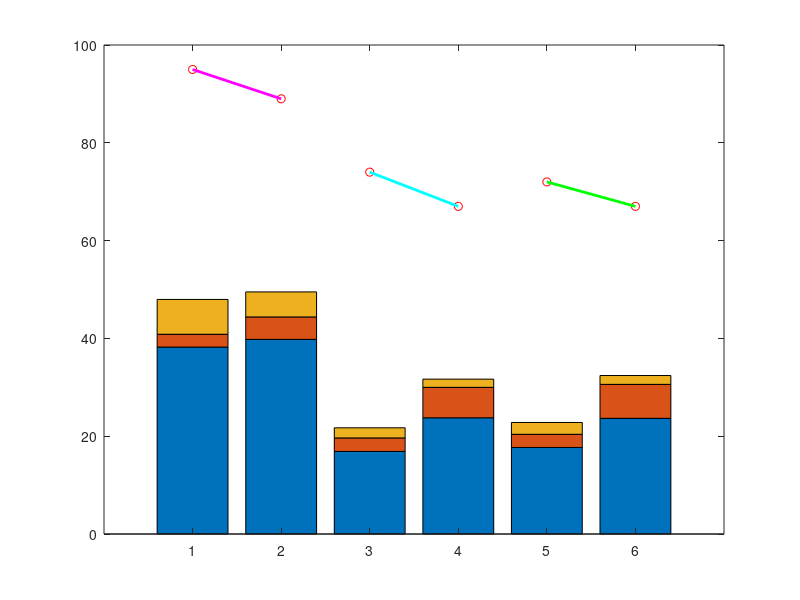

Write MATLAB code to recreate this figure. (Note: this script raises an error after producing the figure.)
%% Stacked Bar Plots / Composition of Reach: Stroke

% K. SUVADA April 2022

%% RTIS 2001 - PARETIC

% RTIS2001 Averages - Paretic Arm
% TR,25R, 50R, TU, 25U, 50U
% Trunk, hand, Shoulder
RT = [38.23 2.62 7.12]; % Hand Trunk Shoulder
R25 = [16.89 2.76 2.07];
R50  =[ 17.70 2.69 2.42];
UT = [39.80 4.59 5.12]; 
U25 = [23.77 6.22 1.68];
U50 = [ 23.66 6.94 1.81];

y = [RT; UT; R25; U25;R50;U50];
%y = [38.22 2.62 7.12;16.89 2.76 2.07; 17.70 17 3.8; 5.9 24 3.8; 4.2 18 2.7; 5.26 24 3.8];
b1 = bar(y,'stacked')
hold on
plot(1,95,'ro-')
plot(2,89,'ro-')
p1 = plot([1 2],[95,89],'m','LineWidth',2)
plot(3,74,'ro-')
plot(4,67,'ro-')
p2= plot([3 4],[74,67],'c','LineWidth',2)
plot(5,72,'ro-')
plot(6,67,'ro-')
p3= plot([5 6],[72,67],'g','LineWidth',2)
hold on
horizontal = yline(50,'--') ; 

%legend('Hand Contribution','Trunk Contribution','Shoulder Contribution',[p1 p2 p3], 'Reaching Distance Table','Reaching Distance 25%','Reaching Distance 50%','FontSize',16)
legend( [p1 p2 p3 b1 horizontal],'Reaching Distance Table','Reaching Distance 25%','Reaching Distance 50%','Hand Contribution','Trunk Contribution','Shoulder Contribution','50% Limb Length','FontSize',16)
ylabel('% Limb Length','FontSize',14)
title('Composition of Reach: RTIS2001-Paretic Limb','FontSize',24)
xticklabels({'Table- Restrained','Table- Unrestrained','25%- Restrained','25%- Unrestrained','50%- Restrained','50%- Unrestrained','FontSize',16})
ylim([0 100])


%% RTIS 2002  PARETIC

% Trunk, hand, Shoulder
RT = [16.97 1.27 4.21]; % Hand Trunk Shoulder
R25 = [7.40 .79 1];
R50  =[7.42 .68 1.27];


UT = [16.68 4.60 3.83]; 
U25 = [4.63 3.39 1.12];
U50 = [4.02 2.07 .66];
RTRD = 72.55;
R25RD = 66.55;
R50RD = 65.56;
UTRD = 77.90;
U25RD = 64.02;
U50RD = 65.24;


y = [RT; UT; R25; U25;R50;U50];
b1 = bar(y,'stacked')
hold on
yline(50,'--')

plot(1,RTRD,'ro-')
plot(2,UTRD,'ro-')
p1 = plot([1 2],[RTRD,UTRD],'m','LineWidth',2)
plot(3,R25RD,'ro-')
plot(4,U25RD,'ro-')
p2= plot([3 4],[R25RD,U25RD],'c','LineWidth',2)
plot(5,R50RD,'ro-')
plot(6,U50RD,'ro-')
p3= plot([5 6],[R50RD,U50RD],'g','LineWidth',2)

%legend('Hand Contribution','Trunk Contribution','Shoulder Contribution',[p1 p2 p3], 'Reaching Distance Table','Reaching Distance 25%','Reaching Distance 50%','FontSize',16)
legend( [p1 p2 p3 b1],'Reaching Distance Table','Reaching Distance 25%','Reaching Distance 50%','Hand Contribution','Trunk Contribution','Shoulder Contribution','50% Limb Length','FontSize',16)
ylabel('% Limb Length','FontSize',14)
title('Composition of Reach: RTIS2002-Paretic Limb','FontSize',24)
xticklabels({'Table- Restrained','Table- Unrestrained','25%- Restrained','25%- Unrestrained','50%- Restrained','50%- Unrestrained','FontSize',16})
ylim([0 100])

%% RTIS2003 Paretic

% Trunk, hand, Shoulder
RT = [37.07 2.88 7.26]; % Hand Trunk Shoulder
R25 = [32.15 2.41 5.42];
R50  =[32.84 3.11 6.00];


UT = [37.37 1.35 8.66]; 
U25 = [34.58 3.77 5.84];
U50 = [36.14 3.46 5.71];
RTRD = 94.35;
R25RD = 90.92;
R50RD =92.00 ;
UTRD = 87.13;
U25RD = 89.02 ;
U50RD =87.54 ;


y = [RT; UT; R25; U25;R50;U50];
b1 = bar(y,'stacked')
hold on
yline(50,'--')

plot(1,RTRD,'ro-')
plot(2,UTRD,'ro-')
p1 = plot([1 2],[RTRD,UTRD],'m','LineWidth',2)
plot(3,R25RD,'ro-')
plot(4,U25RD,'ro-')
p2= plot([3 4],[R25RD,U25RD],'c','LineWidth',2)
plot(5,R50RD,'ro-')
plot(6,U50RD,'ro-')
p3= plot([5 6],[R50RD,U50RD],'g','LineWidth',2)

%legend('Hand Contribution','Trunk Contribution','Shoulder Contribution',[p1 p2 p3], 'Reaching Distance Table','Reaching Distance 25%','Reaching Distance 50%','FontSize',16)
legend( [p1 p2 p3 b1],'Reaching Distance Table','Reaching Distance 25%','Reaching Distance 50%','Hand Contribution','Trunk Contribution','Shoulder Contribution','50% Limb Length','FontSize',16)
ylabel('% Limb Length','FontSize',14)
title('Composition of Reach: RTIS2003-Paretic Limb','FontSize',24)
xticklabels({'Table- Restrained','Table- Unrestrained','25%- Restrained','25%- Unrestrained','50%- Restrained','50%- Unrestrained','FontSize',16})
ylim([0 100])


%% RTIS 2006 PARETIC


% Trunk, hand, Shoulder
RT = [16.99 2.05 6.23]; % Hand Trunk Shoulder
R25 = [13.23 1.35 2.46];
R50  =[10.33 .84 1.33];


UT = [17.80 4.93 6.47]; 
U25 = [12.72 4.31 3.34];
U50 = [11.71 3.28 3.28];
RTRD = 78.06;
R25RD = 74.93;
R50RD = 73.77;
UTRD = 79.59;
U25RD = 71.14 ;
U50RD = 71.59;


y = [RT; UT; R25; U25;R50;U50];
b1 = bar(y,'stacked')
hold on
yline(50,'--')

plot(1,RTRD,'ro-')
plot(2,UTRD,'ro-')
p1 = plot([1 2],[RTRD,UTRD],'m','LineWidth',2)
plot(3,R25RD,'ro-')
plot(4,U25RD,'ro-')
p2= plot([3 4],[R25RD,U25RD],'c','LineWidth',2)
plot(5,R50RD,'ro-')
plot(6,U50RD,'ro-')
p3= plot([5 6],[R50RD,U50RD],'g','LineWidth',2)

%legend('Hand Contribution','Trunk Contribution','Shoulder Contribution',[p1 p2 p3], 'Reaching Distance Table','Reaching Distance 25%','Reaching Distance 50%','FontSize',16)
legend( [p1 p2 p3 b1],'Reaching Distance Table','Reaching Distance 25%','Reaching Distance 50%','Hand Contribution','Trunk Contribution','Shoulder Contribution','50% Limb Length','FontSize',16)
ylabel('% Limb Length','FontSize',14)
title('Composition of Reach: RTIS2006-Paretic Limb','FontSize',24)
xticklabels({'Table- Restrained','Table- Unrestrained','25%- Restrained','25%- Unrestrained','50%- Restrained','50%- Unrestrained','FontSize',16})
ylim([0 100])


%% RTIS 2007 PARETIC
% Trunk, hand, Shoulder
RT = [15.99 2.50 6.94]; % Hand Trunk Shoulder
R25 = [3.85 .36 .84];
R50  =[3.26 .58 .73];


UT = [15.21 2.76 4.89]; 
U25 = [6.01 2.92 2.86];
U50 = [2.92 2.32 1.93];
RTRD = 82.71;
R25RD = 65.93 ;
R50RD = 65.82;
UTRD = 82.85;
U25RD = 67.68 ;
U50RD =65.21 ;


y = [RT; UT; R25; U25;R50;U50];
b1 = bar(y,'stacked')
hold on
yline(50,'--')

plot(1,RTRD,'ro-')
plot(2,UTRD,'ro-')
p1 = plot([1 2],[RTRD,UTRD],'m','LineWidth',2)
plot(3,R25RD,'ro-')
plot(4,U25RD,'ro-')
p2= plot([3 4],[R25RD,U25RD],'c','LineWidth',2)
plot(5,R50RD,'ro-')
plot(6,U50RD,'ro-')
p3= plot([5 6],[R50RD,U50RD],'g','LineWidth',2)

%legend('Hand Contribution','Trunk Contribution','Shoulder Contribution',[p1 p2 p3], 'Reaching Distance Table','Reaching Distance 25%','Reaching Distance 50%','FontSize',16)
legend( [p1 p2 p3 b1],'Reaching Distance Table','Reaching Distance 25%','Reaching Distance 50%','Hand Contribution','Trunk Contribution','Shoulder Contribution','50% Limb Length','FontSize',16)
ylabel('% Limb Length','FontSize',14)
title('Composition of Reach: RTIS2007-Paretic Limb','FontSize',24)
xticklabels({'Table- Restrained','Table- Unrestrained','25%- Restrained','25%- Unrestrained','50%- Restrained','50%- Unrestrained','FontSize',16})
ylim([0 100])
%% RTIS 2008 PARETIC
% Trunk, hand, Shoulder
RT = [29.48 .83 4.53]; % Hand Trunk Shoulder
R25 = [38 2.56 6.02];
R50  =[34.79 2.05 5.84];


UT = [35.39 3.87 5.95]; 
U25 = [37.86 4.86 7.35];
U50 = [39.17 4.62 5.12];
RTRD =99.20;
R25RD = 99.30 ;
R50RD = 99.52;
UTRD = 95.45;
U25RD = 93.56 ;
U50RD =94.19 ;


y = [RT; UT; R25; U25;R50;U50];
b1 = bar(y,'stacked')
hold on
yline(50,'--')

plot(1,RTRD,'ro-')
plot(2,UTRD,'ro-')
p1 = plot([1 2],[RTRD,UTRD],'m','LineWidth',2)
plot(3,R25RD,'ro-')
plot(4,U25RD,'ro-')
p2= plot([3 4],[R25RD,U25RD],'c','LineWidth',2)
plot(5,R50RD,'ro-')
plot(6,U50RD,'ro-')
p3= plot([5 6],[R50RD,U50RD],'g','LineWidth',2)

%legend('Hand Contribution','Trunk Contribution','Shoulder Contribution',[p1 p2 p3], 'Reaching Distance Table','Reaching Distance 25%','Reaching Distance 50%','FontSize',16)
legend( [p1 p2 p3 b1],'Reaching Distance Table','Reaching Distance 25%','Reaching Distance 50%','Hand Contribution','Trunk Contribution','Shoulder Contribution','50% Limb Length','FontSize',16)
ylabel('% Limb Length','FontSize',14)
title('Composition of Reach: RTIS2008-Paretic Limb','FontSize',24)
xticklabels({'Table- Restrained','Table- Unrestrained','25%- Restrained','25%- Unrestrained','50%- Restrained','50%- Unrestrained','FontSize',16})
ylim([0 100])

%% RTIS2009- Paretic
% Trunk, hand, Shoulder
RT = [34.88 1.62 7.58]; % Hand Trunk Shoulder
R25 = [24.20 .95 3.92];
R50  =[24.05 1.20 3.52];


UT = [33.59 2.58 6.78]; 
U25 = [26.97 3.12 5.46];
U50 = [24.14 2.95 5.47];
RTRD =82.89;
R25RD = 78.28 ;
R50RD = 78.36 ;
UTRD = 79.49;
U25RD = 74.81 ;
U50RD = 75.19 ;


y = [RT; UT; R25; U25;R50;U50];
b1 = bar(y,'stacked')
hold on
yline(50,'--')

plot(1,RTRD,'ro-')
plot(2,UTRD,'ro-')
p1 = plot([1 2],[RTRD,UTRD],'m','LineWidth',2)
plot(3,R25RD,'ro-')
plot(4,U25RD,'ro-')
p2= plot([3 4],[R25RD,U25RD],'c','LineWidth',2)
plot(5,R50RD,'ro-')
plot(6,U50RD,'ro-')
p3= plot([5 6],[R50RD,U50RD],'g','LineWidth',2)

%legend('Hand Contribution','Trunk Contribution','Shoulder Contribution',[p1 p2 p3], 'Reaching Distance Table','Reaching Distance 25%','Reaching Distance 50%','FontSize',16)
legend( [p1 p2 p3 b1],'Reaching Distance Table','Reaching Distance 25%','Reaching Distance 50%','Hand Contribution','Trunk Contribution','Shoulder Contribution','50% Limb Length','FontSize',16)
ylabel('% Limb Length','FontSize',14)
title('Composition of Reach: RTIS2009-Paretic Limb','FontSize',24)
xticklabels({'Table- Restrained','Table- Unrestrained','25%- Restrained','25%- Unrestrained','50%- Restrained','50%- Unrestrained','FontSize',16})
ylim([0 100])

%% RTIS2010 - Paretic 
% THink measured arm length might be off 2 cm  so just normalized so
% largest was 100% Limb Length

RT = [29.18/1.0389 1.01/1.0389 4.79/1.0389]; % Hand Trunk Shoulder
R25 = [26.81/1.0389 .84/1.0389 2.69/1.0389];
R50  =[25.57/1.0389 .50/1.0389 2.26/1.0389];


UT = [26.90/1.0389 .81/1.0389 4.26/1.0389]; 
U25 = [20.55/1.0389 2.32/1.0389 2.32/1.0389];
U50 = [25.79/1.0389 1.58/1.0389 2.57/1.0389];
RTRD =103.83/1.0389;
R25RD =  95.40/1.0389;
R50RD = 93.51/1.0389 ;
UTRD =103.89/1.0389;
U25RD =  89.90/1.0389;
U50RD =  91.48/1.0389;


y = [RT; UT; R25; U25;R50;U50];
b1 = bar(y,'stacked')
hold on
yline(50,'--')

plot(1,RTRD,'ro-')
plot(2,UTRD,'ro-')
p1 = plot([1 2],[RTRD,UTRD],'m','LineWidth',2)
plot(3,R25RD,'ro-')
plot(4,U25RD,'ro-')
p2= plot([3 4],[R25RD,U25RD],'c','LineWidth',2)
plot(5,R50RD,'ro-')
plot(6,U50RD,'ro-')
p3= plot([5 6],[R50RD,U50RD],'g','LineWidth',2)

%legend('Hand Contribution','Trunk Contribution','Shoulder Contribution',[p1 p2 p3], 'Reaching Distance Table','Reaching Distance 25%','Reaching Distance 50%','FontSize',16)
legend( [p1 p2 p3 b1],'Reaching Distance Table','Reaching Distance 25%','Reaching Distance 50%','Hand Contribution','Trunk Contribution','Shoulder Contribution','50% Limb Length','FontSize',16)
ylabel('% Limb Length','FontSize',14)
title('Composition of Reach: RTIS2010-Paretic Limb','FontSize',24)
xticklabels({'Table- Restrained','Table- Unrestrained','25%- Restrained','25%- Unrestrained','50%- Restrained','50%- Unrestrained','FontSize',16})
ylim([0 105])

%% RTIS2011 - Paretic

RT = [9.07 .21 .47]; % Hand Trunk Shoulder
R25 = [2.79 .28 .50];
R50  =[3.28 .26 .34];


UT = [7.80 1.22 .41]; 
U25 = [2.20 .84 .32];
U50 = [2.57 .84 .92];
RTRD =57.19;
R25RD = 50.17 ;
R50RD =45.39;
UTRD =53.41;
U25RD = 43.57 ;
U50RD =  42.81;


y = [RT; UT; R25; U25;R50;U50];
b1 = bar(y,'stacked')
hold on
yline(50,'--')

plot(1,RTRD,'ro-')
plot(2,UTRD,'ro-')
p1 = plot([1 2],[RTRD,UTRD],'m','LineWidth',2)
plot(3,R25RD,'ro-')
plot(4,U25RD,'ro-')
p2= plot([3 4],[R25RD,U25RD],'c','LineWidth',2)
plot(5,R50RD,'ro-')
plot(6,U50RD,'ro-')
p3= plot([5 6],[R50RD,U50RD],'g','LineWidth',2)

%legend('Hand Contribution','Trunk Contribution','Shoulder Contribution',[p1 p2 p3], 'Reaching Distance Table','Reaching Distance 25%','Reaching Distance 50%','FontSize',16)
legend( [p1 p2 p3 b1],'Reaching Distance Table','Reaching Distance 25%','Reaching Distance 50%','Hand Contribution','Trunk Contribution','Shoulder Contribution','50% Limb Length','FontSize',16)
ylabel('% Limb Length','FontSize',14)
title('Composition of Reach: RTIS2011-Paretic Limb','FontSize',24)
xticklabels({'Table- Restrained','Table- Unrestrained','25%- Restrained','25%- Unrestrained','50%- Restrained','50%- Unrestrained','FontSize',16})
ylim([0 60])
%%
%%%%%%%%%%%%%%%%%%%%%%%%%%%%%%%%%%%%%%%%%%%%%%%%%%%%%%%%%%%%%%%%%%%%%%%%%%%%%%%%%%%%%%%%%%%%%%%%
%%%%%%%%%%%%%%%%%%%%%%%%%%%%%%%%%%%%%%%%%%%%%%%%%%%%%%%%%%%%%%%%%%%%%%%%%%%%%%%%%%%%%%%%%%%%%%%%
%%%%%%%%%%%%%%%%%%%%%%%%%%%%%%%%%%%%%%%%%%%%%%%%%%%%%%%%%%%%%%%%%%%%%%%%%%%%%%%%%%%%%%%%%%%%%%%%
%% RTIS2001 NonParetic


RT = [38.71 2.18 5.56]; % Hand Trunk Shoulder
R25 = [41.94 1.25 6];
R50  =[41.52 1.33 6.10];


UT = [41.43 3.23 6.70]; 
U25 = [46.15 2.64 9.31];
U50 = [45.70 3.53 8.86];

RTRD =93.42;
R25RD =95.73  ;
R50RD =95.37;
UTRD =91.72;
U25RD = 89.09 ;
U50RD = 88.46 ;


y = [RT; UT; R25; U25;R50;U50];
b1 = bar(y,'stacked')
hold on
yline(50,'--')

plot(1,RTRD,'ro-')
plot(2,UTRD,'ro-')
p1 = plot([1 2],[RTRD,UTRD],'m','LineWidth',2)
plot(3,R25RD,'ro-')
plot(4,U25RD,'ro-')
p2= plot([3 4],[R25RD,U25RD],'c','LineWidth',2)
plot(5,R50RD,'ro-')
plot(6,U50RD,'ro-')
p3= plot([5 6],[R50RD,U50RD],'g','LineWidth',2)

%legend('Hand Contribution','Trunk Contribution','Shoulder Contribution',[p1 p2 p3], 'Reaching Distance Table','Reaching Distance 25%','Reaching Distance 50%','FontSize',16)
legend( [p1 p2 p3 b1],'Reaching Distance Table','Reaching Distance 25%','Reaching Distance 50%','Hand Contribution','Trunk Contribution','Shoulder Contribution','50% Limb Length','FontSize',16)
ylabel('% Limb Length','FontSize',14)
title('Composition of Reach: RTIS2001:Non-Paretic Limb','FontSize',24)
xticklabels({'Table- Restrained','Table- Unrestrained','25%- Restrained','25%- Unrestrained','50%- Restrained','50%- Unrestrained','FontSize',16})
ylim([0 100])
%% RTIS 2002 NonParetic

RT = [25.43 1.52 6.93]; % Hand Trunk Shoulder
R25 = [24.61 .63 4.89];
R50  =[24.40 .57 4.47];


UT = [19.76 3.13 9.35]; 
U25 = [24.39 2.78 11.55];
U50 = [23.33 2.43 11.44];

RTRD =94.15;
R25RD =94.94  ;
R50RD =93.50;
UTRD =93.08;
U25RD = 94.84 ;
U50RD =95.01 ;


y = [RT; UT; R25; U25;R50;U50];
b1 = bar(y,'stacked')
hold on
yline(50,'--')

plot(1,RTRD,'ro-')
plot(2,UTRD,'ro-')
p1 = plot([1 2],[RTRD,UTRD],'m','LineWidth',2)
plot(3,R25RD,'ro-')
plot(4,U25RD,'ro-')
p2= plot([3 4],[R25RD,U25RD],'c','LineWidth',2)
plot(5,R50RD,'ro-')
plot(6,U50RD,'ro-')
p3= plot([5 6],[R50RD,U50RD],'g','LineWidth',2)

%legend('Hand Contribution','Trunk Contribution','Shoulder Contribution',[p1 p2 p3], 'Reaching Distance Table','Reaching Distance 25%','Reaching Distance 50%','FontSize',16)
legend( [p1 p2 p3 b1],'Reaching Distance Table','Reaching Distance 25%','Reaching Distance 50%','Hand Contribution','Trunk Contribution','Shoulder Contribution','50% Limb Length','FontSize',16)
ylabel('% Limb Length','FontSize',14)
title('Composition of Reach: RTIS2002:Non-Paretic Limb','FontSize',24)
xticklabels({'Table- Restrained','Table- Unrestrained','25%- Restrained','25%- Unrestrained','50%- Restrained','50%- Unrestrained','FontSize',16})
ylim([0 100])

%% RTIS 2003 Non-Paretic
RT = [43.64 1.93 13.53]; % Hand Trunk Shoulder
R25 = [44.70 1.54 11.59];
R50  =[41.85 1.61 10.46];


UT = [36.18 2.65 10.64]; 
U25 = [37.47 3.16 8.69];
U50 = [34.82 3.17 8.43];

RTRD =97.39;
R25RD = 98.69 ;
R50RD =96.85;
UTRD =96.03;
U25RD = 97.29 ;
U50RD =96.45 ;


y = [RT; UT; R25; U25;R50;U50];
b1 = bar(y,'stacked')
hold on
yline(50,'--')

plot(1,RTRD,'ro-')
plot(2,UTRD,'ro-')
p1 = plot([1 2],[RTRD,UTRD],'m','LineWidth',2)
plot(3,R25RD,'ro-')
plot(4,U25RD,'ro-')
p2= plot([3 4],[R25RD,U25RD],'c','LineWidth',2)
plot(5,R50RD,'ro-')
plot(6,U50RD,'ro-')
p3= plot([5 6],[R50RD,U50RD],'g','LineWidth',2)

%legend('Hand Contribution','Trunk Contribution','Shoulder Contribution',[p1 p2 p3], 'Reaching Distance Table','Reaching Distance 25%','Reaching Distance 50%','FontSize',16)
legend( [p1 p2 p3 b1],'Reaching Distance Table','Reaching Distance 25%','Reaching Distance 50%','Hand Contribution','Trunk Contribution','Shoulder Contribution','50% Limb Length','FontSize',16)
ylabel('% Limb Length','FontSize',14)
title('Composition of Reach: RTIS2003:Non-Paretic Limb','FontSize',24)
xticklabels({'Table- Restrained','Table- Unrestrained','25%- Restrained','25%- Unrestrained','50%- Restrained','50%- Unrestrained','FontSize',16})
ylim([0 100])

%% RTIS2006 Non-Paretic
RT = [59.22 2.18 9.64]; % Hand Trunk Shoulder
R25 = [48.83 1.66 7.23];
R50  =[52.45 1.59 7.51];


UT = [64.79 1.03 8.55]; 
U25 = [54.05 1.53 5.08];
U50 = [54.74 1.73 5.29];

RTRD =100.64;
R25RD = 100.61 ;
R50RD =99.85;
UTRD =100.36;
U25RD =99.20  ;
U50RD =99.72 ;


y = [RT; UT; R25; U25;R50;U50];
b1 = bar(y,'stacked')
hold on
yline(50,'--')

plot(1,RTRD,'ro-')
plot(2,UTRD,'ro-')
p1 = plot([1 2],[RTRD,UTRD],'m','LineWidth',2)
plot(3,R25RD,'ro-')
plot(4,U25RD,'ro-')
p2= plot([3 4],[R25RD,U25RD],'c','LineWidth',2)
plot(5,R50RD,'ro-')
plot(6,U50RD,'ro-')
p3= plot([5 6],[R50RD,U50RD],'g','LineWidth',2)

%legend('Hand Contribution','Trunk Contribution','Shoulder Contribution',[p1 p2 p3], 'Reaching Distance Table','Reaching Distance 25%','Reaching Distance 50%','FontSize',16)
legend( [p1 p2 p3 b1],'Reaching Distance Table','Reaching Distance 25%','Reaching Distance 50%','Hand Contribution','Trunk Contribution','Shoulder Contribution','50% Limb Length','FontSize',16)
ylabel('% Limb Length','FontSize',14)
title('Composition of Reach: RTIS2006:Non-Paretic Limb','FontSize',24)
xticklabels({'Table- Restrained','Table- Unrestrained','25%- Restrained','25%- Unrestrained','50%- Restrained','50%- Unrestrained','FontSize',16})
ylim([0 105])

%% RTIS2007 Non-Paretic
RT = [40.18 1.51 8.52]; % Hand Trunk Shoulder
R25 = [34.81 .79 5.13];
R50  =[35.54 .98 5.51];


UT = [38.18 1.61 5.90]; 
U25 = [32.50 3.11 6.25];
U50 = [33.69 3.61 6.50];

RTRD =90.28;
R25RD = 88.26  ;
R50RD =88.88;
UTRD =89.04;
U25RD = 88.40;
U50RD =88.28 ;


y = [RT; UT; R25; U25;R50;U50];
b1 = bar(y,'stacked')
hold on
yline(50,'--')

plot(1,RTRD,'ro-')
plot(2,UTRD,'ro-')
p1 = plot([1 2],[RTRD,UTRD],'m','LineWidth',2)
plot(3,R25RD,'ro-')
plot(4,U25RD,'ro-')
p2= plot([3 4],[R25RD,U25RD],'c','LineWidth',2)
plot(5,R50RD,'ro-')
plot(6,U50RD,'ro-')
p3= plot([5 6],[R50RD,U50RD],'g','LineWidth',2)

%legend('Hand Contribution','Trunk Contribution','Shoulder Contribution',[p1 p2 p3], 'Reaching Distance Table','Reaching Distance 25%','Reaching Distance 50%','FontSize',16)
legend( [p1 p2 p3 b1],'Reaching Distance Table','Reaching Distance 25%','Reaching Distance 50%','Hand Contribution','Trunk Contribution','Shoulder Contribution','50% Limb Length','FontSize',16)
ylabel('% Limb Length','FontSize',14)
title('Composition of Reach: RTIS2007:Non-Paretic Limb','FontSize',24)
xticklabels({'Table- Restrained','Table- Unrestrained','25%- Restrained','25%- Unrestrained','50%- Restrained','50%- Unrestrained','FontSize',16})
ylim([0 105])

%% RTIS2008 Non-Paretic
RT = [33.28 1.43 4.76]; % Hand Trunk Shoulder
R25 = [40.42 2.56 5.11];
R50  =[35.16 1.70 3.18];


UT = [33.66 .88 2.21]; 
U25 = [37.64 3.76 2.42];
U50 = [43.52 3.72 2.49];

RTRD =97.25;
R25RD = 100.08 ;
R50RD =99.63;
UTRD =93.04;
U25RD =97.98 ;
U50RD =96.47 ;


y = [RT; UT; R25; U25;R50;U50];
b1 = bar(y,'stacked')
hold on
yline(50,'--')

plot(1,RTRD,'ro-')
plot(2,UTRD,'ro-')
p1 = plot([1 2],[RTRD,UTRD],'m','LineWidth',2)
plot(3,R25RD,'ro-')
plot(4,U25RD,'ro-')
p2= plot([3 4],[R25RD,U25RD],'c','LineWidth',2)
plot(5,R50RD,'ro-')
plot(6,U50RD,'ro-')
p3= plot([5 6],[R50RD,U50RD],'g','LineWidth',2)

%legend('Hand Contribution','Trunk Contribution','Shoulder Contribution',[p1 p2 p3], 'Reaching Distance Table','Reaching Distance 25%','Reaching Distance 50%','FontSize',16)
legend( [p1 p2 p3 b1],'Reaching Distance Table','Reaching Distance 25%','Reaching Distance 50%','Hand Contribution','Trunk Contribution','Shoulder Contribution','50% Limb Length','FontSize',16)
ylabel('% Limb Length','FontSize',14)
title('Composition of Reach: RTIS2008:Non-Paretic Limb','FontSize',24)
xticklabels({'Table- Restrained','Table- Unrestrained','25%- Restrained','25%- Unrestrained','50%- Restrained','50%- Unrestrained','FontSize',16})
ylim([0 105])
%% RTIS2009 Non-Paretic
RT = [33.17 2.00 10.41]; % Hand Trunk Shoulder
R25 = [36.18 1.48 7.69];
R50  =[34.46 2.04 5.35];


UT = [43.42 2.20 8.62]; 
U25 = [42.59 2.23 4.99];
U50 = [44.26 2.01 4.16];

RTRD =94.97;
R25RD = 98.13 ;
R50RD =97.28;
UTRD =94.24;
U25RD = 96.78;
U50RD = 96.58;


y = [RT; UT; R25; U25;R50;U50];
b1 = bar(y,'stacked')
hold on
yline(50,'--')

plot(1,RTRD,'ro-')
plot(2,UTRD,'ro-')
p1 = plot([1 2],[RTRD,UTRD],'m','LineWidth',2)
plot(3,R25RD,'ro-')
plot(4,U25RD,'ro-')
p2= plot([3 4],[R25RD,U25RD],'c','LineWidth',2)
plot(5,R50RD,'ro-')
plot(6,U50RD,'ro-')
p3= plot([5 6],[R50RD,U50RD],'g','LineWidth',2)

%legend('Hand Contribution','Trunk Contribution','Shoulder Contribution',[p1 p2 p3], 'Reaching Distance Table','Reaching Distance 25%','Reaching Distance 50%','FontSize',16)
legend( [p1 p2 p3 b1],'Reaching Distance Table','Reaching Distance 25%','Reaching Distance 50%','Hand Contribution','Trunk Contribution','Shoulder Contribution','50% Limb Length','FontSize',16)
ylabel('% Limb Length','FontSize',14)
title('Composition of Reach: RTIS2009:Non-Paretic Limb','FontSize',24)
xticklabels({'Table- Restrained','Table- Unrestrained','25%- Restrained','25%- Unrestrained','50%- Restrained','50%- Unrestrained','FontSize',16})
ylim([0 105])
%% RTIS2010 Non-Paretic
RT = [42.00 .83 6.70]; % Hand Trunk Shoulder
R25 = [48.03 2.54 8.61];
R50  =[48.14 1.06 8.52];


UT = [47.93 4.71 9.25]; 
U25 = [39.85 4.15 5.34];
U50 = [36.62 2.47 7.17];

RTRD =95.18;
R25RD = 95.76 ;
R50RD =94.35;
UTRD =93.79;
U25RD = 94.13;
U50RD =93.24;


y = [RT; UT; R25; U25;R50;U50];
b1 = bar(y,'stacked')
hold on
yline(50,'--')

plot(1,RTRD,'ro-')
plot(2,UTRD,'ro-')
p1 = plot([1 2],[RTRD,UTRD],'m','LineWidth',2)
plot(3,R25RD,'ro-')
plot(4,U25RD,'ro-')
p2= plot([3 4],[R25RD,U25RD],'c','LineWidth',2)
plot(5,R50RD,'ro-')
plot(6,U50RD,'ro-')
p3= plot([5 6],[R50RD,U50RD],'g','LineWidth',2)

%legend('Hand Contribution','Trunk Contribution','Shoulder Contribution',[p1 p2 p3], 'Reaching Distance Table','Reaching Distance 25%','Reaching Distance 50%','FontSize',16)
legend( [p1 p2 p3 b1],'Reaching Distance Table','Reaching Distance 25%','Reaching Distance 50%','Hand Contribution','Trunk Contribution','Shoulder Contribution','50% Limb Length','FontSize',16)
ylabel('% Limb Length','FontSize',14)
title('Composition of Reach: RTIS2010:Non-Paretic Limb','FontSize',24)
xticklabels({'Table- Restrained','Table- Unrestrained','25%- Restrained','25%- Unrestrained','50%- Restrained','50%- Unrestrained','FontSize',16})
ylim([0 105])
%% RTIS2011 Non-Paretic
RT = [36.61 .85 8.56]; % Hand Trunk Shoulder
R25 = [39.15 .65 7.55];
R50  =[36.97 1.50 5.95];


UT = [39.23 1.39 7.52]; 
U25 = [36.66 1.09 5.26];
U50 = [35.11 3.02 5.30];

RTRD =93.90;
R25RD =92.79  ;
R50RD =91.74;
UTRD =90.61;
U25RD = 88.81;
U50RD =87.64;


y = [RT; UT; R25; U25;R50;U50];
b1 = bar(y,'stacked')
hold on
yline(50,'--')

plot(1,RTRD,'ro-')
plot(2,UTRD,'ro-')
p1 = plot([1 2],[RTRD,UTRD],'m','LineWidth',2)
plot(3,R25RD,'ro-')
plot(4,U25RD,'ro-')
p2= plot([3 4],[R25RD,U25RD],'c','LineWidth',2)
plot(5,R50RD,'ro-')
plot(6,U50RD,'ro-')
p3= plot([5 6],[R50RD,U50RD],'g','LineWidth',2)

%legend('Hand Contribution','Trunk Contribution','Shoulder Contribution',[p1 p2 p3], 'Reaching Distance Table','Reaching Distance 25%','Reaching Distance 50%','FontSize',16)
legend( [p1 p2 p3 b1],'Reaching Distance Table','Reaching Distance 25%','Reaching Distance 50%','Hand Contribution','Trunk Contribution','Shoulder Contribution','50% Limb Length','FontSize',16)
ylabel('% Limb Length','FontSize',14)
title('Composition of Reach: RTIS2011:Non-Paretic Limb','FontSize',24)
xticklabels({'Table- Restrained','Table- Unrestrained','25%- Restrained','25%- Unrestrained','50%- Restrained','50%- Unrestrained','FontSize',16})
ylim([0 105])